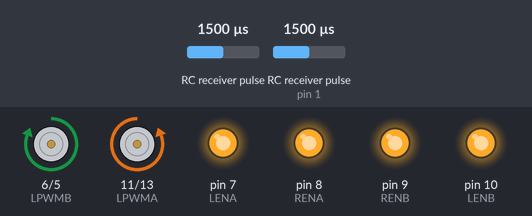
Simulated run of this program. Board: Arduino Leonardo, built with avr-gcc and run on an emulated ATmega32U4. Parts: motor-driver pin pairs drawn as motors (green arrow = first pin HIGH = forward, orange = second pin HIGH = backward, longer = more drive), output pins drawn as LEDs (lit = HIGH). Wiring (inferred from the names in the program): 2 × RC receiver channel: data pin 0 / data pin 1. The test bench sets the inputs (shaded band); at power-on: RC receiver pulse 1500 µs, RC receiver pulse (sensor on pin 1) 1500 µs.

Above: at 1.2 s.
1.3 s: RC receiver pulse (sensor 0) set to 1460 µs
2.8 s: RC receiver pulse (sensor 0) set to 1438 µs
At 3.3 s:
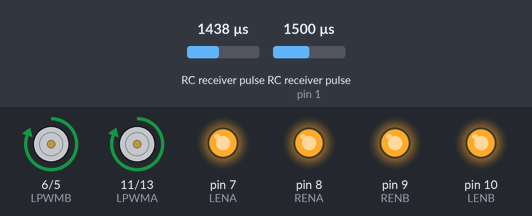
4.3 s: RC receiver pulse (sensor 0) set to 1750 µs
At 5.5 s:
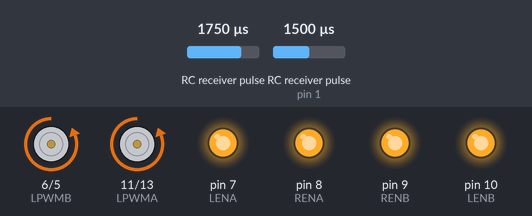
5.8 s: RC receiver pulse (sensor 0) set to 1567 µs
7.3 s: RC receiver pulse (sensor 0) set to 1542 µs
At 7.9 s:
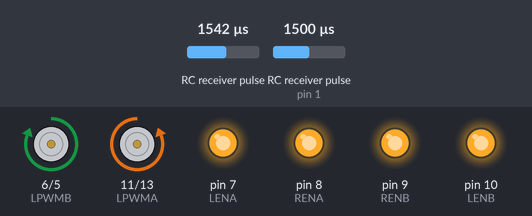
8.8 s: RC receiver pulse (sensor on pin 1) set to 1469 µs
At 10.1 s:
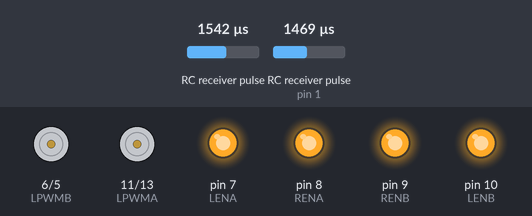
Timing chart, 0 to 11.3 s (numbered marks = the images above; inputs shaded):
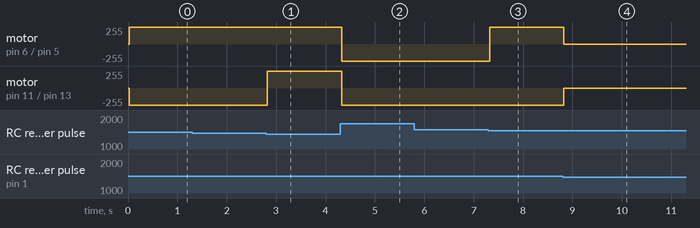

Measured:
- the behaviour switches between 1450 and 1449 µs on RC receiver pulse (sensor 0) (found by bisection; images 0 and 1)
- the behaviour switches between 1550 and 1549 µs on RC receiver pulse (sensor 0) (found by bisection; images 2 and 3)
- the behaviour switches between 1486 and 1485 µs on RC receiver pulse (sensor on pin 1) (found by bisection; images 3 and 4)
- after the input at 1.3 s, every drawn part: stays the same
- after the input at 2.8 s, motor on pin 11 (LPWMA) / pin 13 (RPWMA): backward 255/255 → forward 255/255 at once
- after the input at 4.3 s, motor on pin 6 (LPWMB) / pin 5 (RPWMB), motor on pin 11 (LPWMA) / pin 13 (RPWMA): forward 255/255 → backward 255/255 at once
- after the input at 5.8 s, every drawn part: stays the same
- after the input at 7.3 s, motor on pin 6 (LPWMB) / pin 5 (RPWMB): backward 255/255 → forward 255/255 at once
- after the input at 8.8 s, motor on pin 6 (LPWMB) / pin 5 (RPWMB): forward 255/255 → stopped at once; motor on pin 11 (LPWMA) / pin 13 (RPWMA): backward 255/255 → stopped at once

The program:

main.cpp
```cpp
#include <Arduino.h>
#include <motor.h>
#include <rc.h>
#include <control.h>

void setup()
{
    Serial.begin(9600);

    initMotors();
    initRemoteControl();
}

void loop()
{
    calculateSiganls();
}
```

control.h
```cpp
void calculateSiganls()
{
    // create local variables to hold a local copies of the channel inputs
    // these are declared static so that thier values will be retained
    // between calls to loop.
    static uint16_t unThrottleIn;
    static uint16_t unSteeringIn;

    // local copy of update flags
    static uint8_t bUpdateFlags;

    // check shared update flags to see if any channels have a new signal
    if (bUpdateFlagsShared)
    {
        noInterrupts(); // turn interrupts off quickly while we take local copies of the shared variables
        pulse_time = millis();
        // take a local copy of which channels were updated in case we need to use this in the rest of loop
        bUpdateFlags = bUpdateFlagsShared;

        // in the current code, the shared values are always populated
        // so we could copy them without testing the flags
        // however in the future this could change, so lets
        // only copy when the flags tell us we can.

        if (bUpdateFlags & THROTTLE_FLAG)
        {
            unThrottleIn = unThrottleInShared;
            //Serial.println(unThrottleIn);
        }

        if (bUpdateFlags & STEERING_FLAG)
        {
            unSteeringIn = unSteeringInShared;
            //Serial.println(unSteeringIn);
        }

        // clear shared copy of updated flags as we have already taken the updates
        // we still have a local copy if we need to use it in bUpdateFlags
        bUpdateFlagsShared = 0;

        interrupts(); // we have local copies of the inputs, so now we can turn interrupts back on
                      // as soon as interrupts are back on, we can no longer use the shared copies, the interrupt
                      // service routines own these and could update them at any time. During the update, the
                      // shared copies may contain junk. Luckily we have our local copies to work with :-)
    }

    // do any processing from here onwards
    // only use the local values unAuxIn, unThrottleIn and unSteeringIn, the shared
    // variables unAuxInShared, unThrottleInShared, unSteeringInShared are always owned by
    // the interrupt routines and should not be used in loop

    if (gMode == MODE_RUN)
    {
        // we are checking to see if the channel value has changed, this is indicated
        // by the flags. For the simple pass through we don't really need this check,
        // but for a more complex project where a new signal requires significant processing
        // this allows us to only calculate new values when we have new inputs, rather than
        // on every cycle.
        if (bUpdateFlags & THROTTLE_FLAG)
        {
            // A good idea would be to check the before and after value,
            // if they are not equal we are receiving out of range signals
            // this could be an error, interference or a transmitter setting change
            // in any case its a good idea to at least flag it to the user somehow
            unThrottleIn = constrain(unThrottleIn, TRC_MIN, TRC_MAX);

            if (unThrottleIn > (TRC_CENTER + ERROR_center))
            {
                gThrottle = map(unThrottleIn, (TRC_CENTER + ERROR_center), TRC_MAX, PWM_MIN, PWM_MAX);
                gThrottleDirection = DIRECTION_FORWARD;
            }
            else if (unThrottleIn < (TRC_CENTER - ERROR_center))
            {
                gThrottle = map(unThrottleIn, TRC_MIN, (TRC_CENTER - ERROR_center), PWM_MAX, PWM_MIN);
                gThrottleDirection = DIRECTION_REVERSE;
            }
            else
            {
                gThrottleDirection = DIRECTION_STOP;
                gThrottle = 0;
            }

            if (gThrottle < IDLE_MAX)
            {
                gGear = GEAR_IDLE;
            }
            else
            {
                gGear = GEAR_FULL;
            }

            //Serial.println(gGear);
        }

        if (bUpdateFlags & STEERING_FLAG)
        {
            uint8_t throttleLeft = gThrottle;
            uint8_t throttleRight = gThrottle;

            gDirection = gThrottleDirection;

            // see previous comments regarding trapping out of range errors
            // this is left for the user to decide how to handle and flag
            unSteeringIn = constrain(unSteeringIn, SRC_MIN, SRC_MAX);

            // if idle spin on spot
            switch (gGear)
            {
            case GEAR_IDLE:
                if (unSteeringIn > (SRC_CENTER + RC_DEADBAND))
                {
                    gDirection = DIRECTION_ROTATE_RIGHT;
                    // use steering to set throttle
                    throttleRight = throttleLeft = map(unSteeringIn, SRC_CENTER, SRC_MAX, PWM_MIN, PWM_MAX);
                }
                else if (unSteeringIn < (SRC_CENTER - RC_DEADBAND))
                {
                    gDirection = DIRECTION_ROTATE_LEFT;
                    // use steering to set throttle
                    throttleRight = throttleLeft = map(unSteeringIn, SRC_MIN, SRC_CENTER, PWM_MAX, PWM_MIN);
                }
                break;
            // if not idle proportionally restrain inside track to turn vehicle around it
            case GEAR_FULL:
                if (unSteeringIn > (SRC_CENTER + RC_DEADBAND))
                {
                    throttleLeft = map(unSteeringIn, SRC_CENTER, SRC_MAX, gThrottle, PWM_MIN);
                }
                else if (unSteeringIn < (SRC_CENTER - RC_DEADBAND))
                {
                    throttleRight = map(unSteeringIn, SRC_MIN, SRC_CENTER, PWM_MIN, gThrottle);
                }

                break;
            }

            //analogWrite(PWMB, throttleLeft);
            //analogWrite(PWMA, throttleRight);
        }
    }

    if ((gDirection != gOldDirection) || (gGear != gOldGear))
    {
        gOldDirection = gDirection;
        gOldGear = gGear;

        stop();

        //Serial.print(gDirection);
        switch (gDirection)
        {
        case DIRECTION_FORWARD:
            forward();
            break;
        case DIRECTION_REVERSE:
            backward();
            break;
        case DIRECTION_ROTATE_RIGHT:
            right();
            break;
        case DIRECTION_ROTATE_LEFT:
            left();
            break;
        case DIRECTION_STOP:
            stop();
            break;
        }
    }

    bUpdateFlags = 0;
}
```

motor.h
```cpp
#define RPWMA 13
#define LPWMA 11
#define RENA 8
#define LENA 7

#define RPWMB 5
#define LPWMB 6
#define RENB 9
#define LENB 10

#define PWM_MIN 140
#define PWM_MAX 255

void initMotors()
{
    pinMode(RPWMA, OUTPUT);
    pinMode(LPWMA, OUTPUT);
    pinMode(RENA, OUTPUT);
    pinMode(LENA, OUTPUT);

    pinMode(RPWMB, OUTPUT);
    pinMode(LPWMB, OUTPUT);
    pinMode(RENB, OUTPUT);
    pinMode(LENB, OUTPUT);

    digitalWrite(RENA, HIGH);
    digitalWrite(LENA, HIGH);
    digitalWrite(RENB, HIGH);
    digitalWrite(LENB, HIGH);
}

void backward()
{
    analogWrite(LPWMA, 255);
    analogWrite(LPWMB, 255);

    analogWrite(RPWMA, 0);
    analogWrite(RPWMB, 0);
}

void forward()
{
    analogWrite(RPWMA, 255);
    analogWrite(RPWMB, 255);

    analogWrite(LPWMA, 0);
    analogWrite(LPWMB, 0);
}

void left()
{
    analogWrite(LPWMA, 255);
    analogWrite(RPWMB, 255);

    analogWrite(RPWMA, 0);
    analogWrite(LPWMB, 0);
}

void right()
{
    analogWrite(LPWMA, 0);
    analogWrite(RPWMB, 0);

    analogWrite(RPWMA, 255);
    analogWrite(LPWMB, 255);
}

void stop()
{
    analogWrite(RPWMA, 0);
    analogWrite(LPWMA, 0);

    analogWrite(RPWMB, 0);
    analogWrite(LPWMB, 0);

    //digitalWrite(RENA, LOW);
    //digitalWrite(LENA, LOW);

    //digitalWrite(RENB, LOW);
    //digitalWrite(LENB, LOW);
}
```

rc.h
```cpp
#define SRC_CENTER 1436
#define SRC_MAX 1900
#define SRC_MIN 1100

#define TRC_CENTER 1500
#define TRC_MAX 1900
#define TRC_MIN 1100

#define RC_DEADBAND 50
#define ERROR_center 50
#define pERROR 100

#define GEAR_NONE 1
#define GEAR_IDLE 1
#define GEAR_FULL 2

#define DIRECTION_STOP 0
#define DIRECTION_FORWARD 1
#define DIRECTION_REVERSE 2
#define DIRECTION_ROTATE_RIGHT 3
#define DIRECTION_ROTATE_LEFT 4

#define IDLE_MAX 50
#define MODE_RUN 0

// Assign your channel in pins
#define THROTTLE_IN_PIN 0
#define STEERING_IN_PIN 1

// These bit flags are set in bUpdateFlagsShared to indicate which
// channels have new signals
#define THROTTLE_FLAG 1
#define STEERING_FLAG 2

// holds the update flags defined above
volatile uint8_t bUpdateFlagsShared;

// shared variables are updated by the ISR and read by loop.
// In loop we immediatley take local copies so that the ISR can keep ownership of the
// shared ones. To access these in loop
// we first turn interrupts off with noInterrupts
// we take a copy to use in loop and the turn interrupts back on
// as quickly as possible, this ensures that we are always able to receive new signals
volatile unsigned int unThrottleInShared;
volatile unsigned int unSteeringInShared;

// These are used to record the rising edge of a pulse in the calcInput functions
// They do not need to be volatile as they are only used in the ISR. If we wanted
// to refer to these in loop and the ISR then they would need to be declared volatile
unsigned long ulThrottleStart;
unsigned long ulSteeringStart;

uint8_t gThrottle = 0;
uint8_t gGear = GEAR_NONE;
uint8_t gOldGear = GEAR_NONE;

uint8_t gThrottleDirection = DIRECTION_STOP;
uint8_t gDirection = DIRECTION_STOP;
uint8_t gOldDirection = DIRECTION_STOP;

uint8_t gMode = MODE_RUN;

unsigned long pulse_time;

// simple interrupt service routine
void calcThrottle()
{
    // if the pin is high, its a rising edge of the signal pulse, so lets record its value
    if (digitalRead(THROTTLE_IN_PIN) == HIGH)
    {
        ulThrottleStart = micros();
    }
    else
    {
        // else it must be a falling edge, so lets get the time and subtract the time of the rising edge
        // this gives use the time between the rising and falling edges i.e. the pulse duration.
        unThrottleInShared = (uint16_t)(micros() - ulThrottleStart);
        // use set the throttle flag to indicate that a new throttle signal has been received
        bUpdateFlagsShared |= THROTTLE_FLAG;
    }
}

void calcSteering()
{
    if (digitalRead(STEERING_IN_PIN) == HIGH)
    {
        ulSteeringStart = micros();
    }
    else
    {
        unSteeringInShared = (uint16_t)(micros() - ulSteeringStart);
        bUpdateFlagsShared |= STEERING_FLAG;
    }
}

void initRemoteControl() {
    attachInterrupt(2 /* INT0 = THROTTLE_IN_PIN */, calcThrottle, CHANGE);
    attachInterrupt(3 /* INT1 = STEERING_IN_PIN */, calcSteering, CHANGE);
    pulse_time = millis();
}
```
